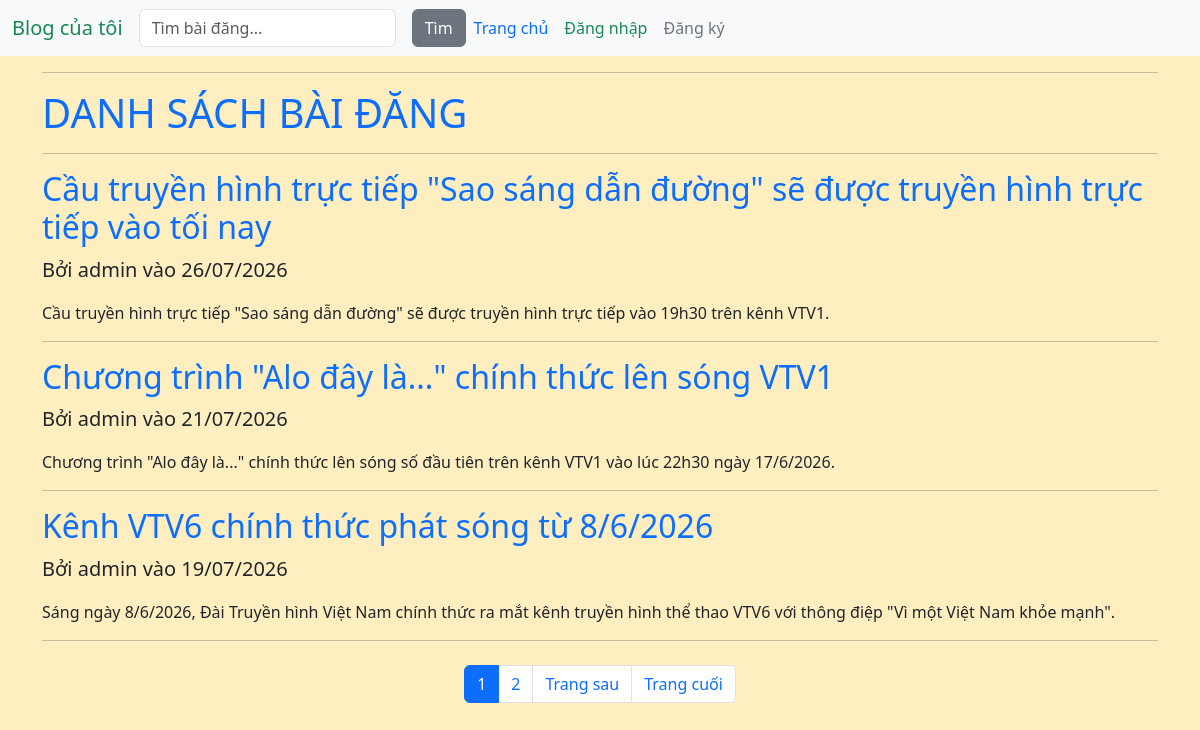
The app's page /, older data.
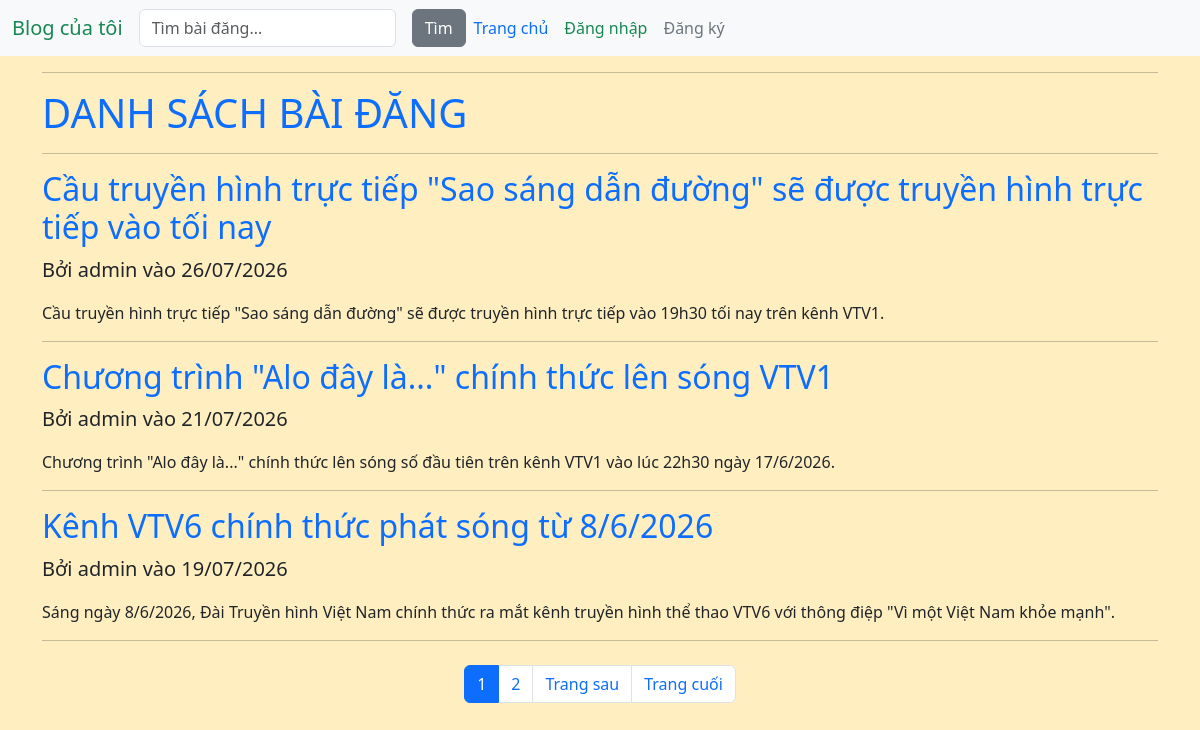
The same page, newer data.
### blog/models.py (models this page shows, shortened)
class Post(models.Model):
    title = models.CharField(max_length=200)
    likes = models.ManyToManyField(User, related_name='blog_posts', blank=True)
    content = models.TextField()
    created_at = models.DateTimeField(auto_now_add=True)
    updated_at = models.DateTimeField(auto_now=True)
    author = models.ForeignKey(User, on_delete=models.CASCADE, default=1)

### blog/views.py (the view)
# urls.py: path("",PostListView.as_view(),name="post_list"),
class PostListView(ListView):
    model = Post
    template_name = "post_list.html"
    context_object_name = "posts"
    ordering = ["-created_at"]
    paginate_by = 3
    def get_queryset(self):
        query = self.request.GET.get('q')
        if query:
            return Post.objects.filter(
                Q(title__icontains=query) | Q(content__icontains=query)
            ).order_by("-created_at")
        return Post.objects.all().order_by("-created_at")

### blog/templates/post_list.html (shortened to what this page needs)
<!DOCTYPE html>
<html lang="vi">
<head>
</head>
{% extends "base.html" %}
{% block content %}
    <hr>
    <h1 class="text-uppercase text-primary">Danh sách bài đăng</h1>
    <hr>
    {% for post in posts %}
        <article>
            <h2><a href="{% url 'post-detail' post.pk %}" class="text-decoration-none link-primary">{{ post.title }}</a></h2>
            <p class="fs-5">Bởi {{ post.author.username }} vào {{ post.created_at|date:"d/m/Y" }}</p>
            <p>{{ post.content|truncatewords:30 }}</p>
            <hr>
        </article>
    {% endfor %}
    <nav aria-label="Page navigation" class="mt-4">
        <ul class="pagination justify-content-center">
            {% for num in page_obj.paginator.page_range %}
                {% if page_obj.number == num %}
                    <li class="page-item active"><span class="page-link">{{ num }}</span></li>
                {% elif num > page_obj.number|add:'-3' and num < page_obj.number|add:'3' %}
                    <li class="page-item">
                        <a class="page-link" href="?page={{ num }}{% if request.GET.q %}&q={{ request.GET.q }}{% endif %}">{{ num }}</a>
                    </li>
                {% endif %}
        {% endfor %}
        {% if page_obj.has_next %}
            <li class="page-item">
                <a class="page-link" href="?page={{ page_obj.next_page_number }}{% if request.GET.q %}&q={{ request.GET.q }}{% endif %}">Trang sau</a>
            </li>
            <li class="page-item">
                <a class="page-link" href="?page={{ page_obj.paginator.num_pages }}{% if request.GET.q %}&q={{ request.GET.q }}{% endif %}">Trang cuối</a>
            </li>
        {% endif %}
        </ul>
    </nav>
{% endblock %}

Row changes from the older to the newer data that the page shows:
changed Post: content "Cầu truyền hình trực tiếp \"Sao sáng dẫn đường\" sẽ được truyền hình trực tiếp vào 19h30 trên kênh VTV1." → "Cầu truyền hình trực tiếp \"Sao sáng dẫn đường\" sẽ được truyền hình trực tiếp vào 19h30 tối nay trên kênh VTV1."
